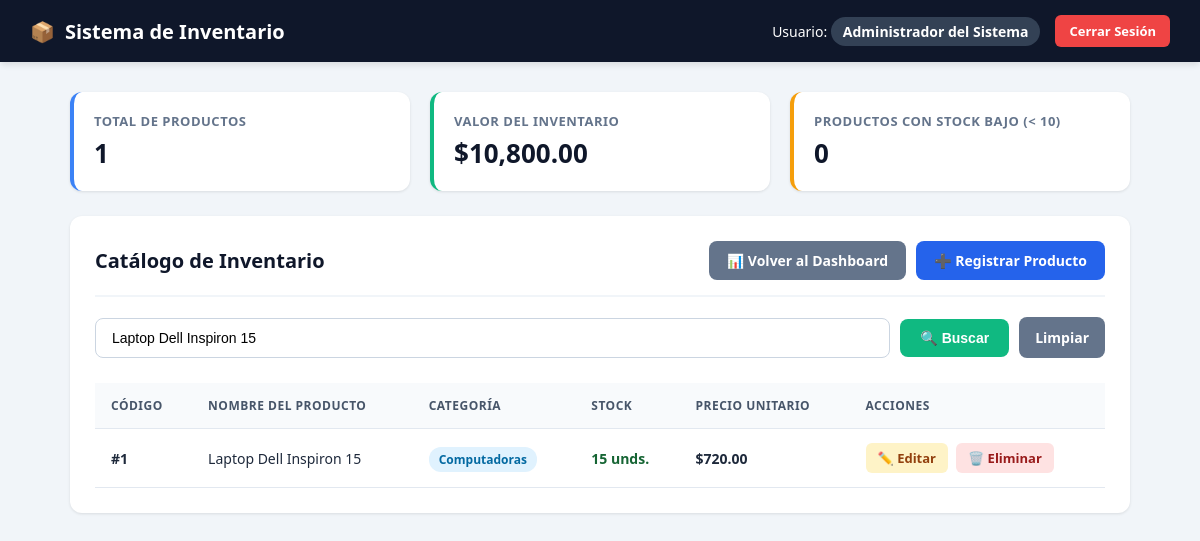
The app's page /inventario.php?buscar=Laptop Dell Inspiron 15 (signed in) with its own data.
### tables this page shows
CREATE TABLE IF NOT EXISTS productos (
id INT AUTO_INCREMENT PRIMARY KEY,
nombre_producto VARCHAR(100) NOT NULL,
categoria_id INT NOT NULL,
stock INT NOT NULL,
precio DECIMAL(10, 2) NOT NULL,
FOREIGN KEY (categoria_id) REFERENCES categorias(id)
);

CREATE TABLE IF NOT EXISTS categorias (
id INT AUTO_INCREMENT PRIMARY KEY,
nombre_categoria VARCHAR(50) NOT NULL UNIQUE
);

### inventario.php (the view, shortened to what this page needs)
<?php
require_once 'conexion.php';
$busqueda = trim($_GET['buscar'] ?? '');
if ($busqueda !== '') {
    $sql = "SELECT p.id, p.nombre_producto, c.nombre_categoria, p.stock, p.precio
            FROM productos p
            INNER JOIN categorias c ON p.categoria_id = c.id
            WHERE p.nombre_producto LIKE ? OR c.nombre_categoria LIKE ?
            ORDER BY p.id ASC";
    $stmt = $conn->prepare($sql);
    $param_busqueda = "%" . $busqueda . "%";
    $stmt->bind_param("ss", $param_busqueda, $param_busqueda);
    $stmt->execute();
    $resultado = $stmt->get_result();
} else {
    $sql = "SELECT p.id, p.nombre_producto, c.nombre_categoria, p.stock, p.precio
            FROM productos p
            INNER JOIN categorias c ON p.categoria_id = c.id
            ORDER BY p.id ASC";
    $resultado = $conn->query($sql);
}
$total_productos = 0;
$valor_total = 0;
$stock_bajo_count = 0;
$productos_data = [];
if ($resultado && $resultado->num_rows > 0) {
    while ($row = $resultado->fetch_assoc()) {
        $productos_data[] = $row;
        $total_productos++;
        $valor_total += ($row['precio'] * $row['stock']);
    }
}
?>
<!DOCTYPE html>
<html lang="es">
<head>
</head>
<body>
<nav class="navbar">
    <div class="navbar-brand">
        <span>📦</span> Sistema de Inventario
    </div>
    <div class="user-info">
        <span>Usuario: <span class="user-badge"><?php echo htmlspecialchars($_SESSION['nombre'] ?? 'Usuario'); ?></span></span>
        <a href="logout.php" class="btn-salir">Cerrar Sesión</a>
    </div>
</nav>
<div class="container">
    <div class="stats-grid">
        <div class="stat-card">
            <div class="stat-title">Total de Productos</div>
            <div class="stat-value"><?php echo $total_productos; ?></div>
        </div>
        <div class="stat-card success">
            <div class="stat-title">Valor del Inventario</div>
            <div class="stat-value">$<?php echo number_format($valor_total, 2); ?></div>
        </div>
        <div class="stat-card alert">
            <div class="stat-title">Productos con Stock Bajo (&lt; 10)</div>
            <div class="stat-value"><?php echo $stock_bajo_count; ?></div>
        </div>
    </div>
    <div class="main-card">
        <div class="header-actions">
            <h2>Catálogo de Inventario</h2>
            <div style="display: flex; gap: 10px; align-items: center; flex-wrap: wrap;">
                <a href="dashboard.php" class="btn-dashboard">📊 Volver al Dashboard</a>
                <a href="nuevo_producto.php" class="btn-nuevo">➕ Registrar Producto</a>
            </div>
        </div>
        <form method="GET" action="inventario.php" class="search-form">
            <div class="search-box">
                <input type="text"
                       name="buscar"
                       placeholder="Buscar por nombre de producto o categoría..."
                       value="<?php echo htmlspecialchars($busqueda); ?>"
                       autocomplete="off">
                <button type="submit" class="btn-search">🔍 Buscar</button>
                <?php if ($busqueda !== ''): ?>
                    <a href="inventario.php" class="btn-clear">Limpiar</a>
                <?php endif; ?>
            </div>
        </form>
        <table>
            <thead>
                <tr>
                    <th>Código</th>
                    <th>Nombre del Producto</th>
                    <th>Categoría</th>
                    <th>Stock</th>
                    <th>Precio Unitario</th>
                    <th>Acciones</th>
                </tr>
            </thead>
            <tbody>
                <?php if (count($productos_data) > 0): ?>
                    <?php foreach ($productos_data as $fila): ?>
                        <tr>
                            <td><strong>#<?php echo htmlspecialchars($fila['id']); ?></strong></td>
                            <td><?php echo htmlspecialchars($fila['nombre_producto']); ?></td>
                            <td><span class="badge-category"><?php echo htmlspecialchars($fila['nombre_categoria']); ?></span></td>
                            <td>
                                <?php if ($fila['stock'] < 10): ?>
                                    <span class="stock-bajo">⚠️ <?php echo $fila['stock']; ?> unds.</span>
                                <?php else: ?>
                                    <span class="stock-ok"><?php echo $fila['stock']; ?> unds.</span>
                                <?php endif; ?>
                            </td>
                            <td><strong>$<?php echo number_format($fila['precio'], 2); ?></strong></td>
                            <td>
                                <div class="action-buttons">
                                    <a href="editar_producto.php?id=<?php echo $fila['id']; ?>" class="btn-editar">✏️ Editar</a>
                                    <a href="eliminar_producto.php?id=<?php echo $fila['id']; ?>"
                                       class="btn-eliminar"
                                       onclick="return confirm('¿Estás seguro de eliminar el producto: <?php echo htmlspecialchars($fila['nombre_producto'], ENT_QUOTES); ?>?');">
                                       🗑️ Eliminar
                                    </a>
                                </div>
                            </td>
                        </tr>
                    <?php endforeach; ?>
                <?php endif; ?>
            </tbody>
        </table>
    </div>
</div>
</body>
</html>

### inventario.php (style rules this page uses)
* { box-sizing: border-box; }
body { font-family: 'Segoe UI', system-ui, -apple-system, sans-serif; background-color: #f1f5f9; margin: 0; padding: 0; color: #1e293b; }
.navbar { background-color: #0f172a; color: white; padding: 15px 30px; display: flex; justify-content: space-between; align-items: center; box-shadow: 0 4px 6px -1px rgba(0, 0, 0, 0.1); }
.navbar-brand { font-size: 20px; font-weight: 700; display: flex; align-items: center; gap: 10px; }
.user-info { display: flex; align-items: center; gap: 15px; font-size: 14px; }
.user-badge { background: #334155; padding: 5px 12px; border-radius: 20px; font-weight: 600; }
.btn-salir { background-color: #ef4444; color: white; text-decoration: none; padding: 7px 14px; border-radius: 6px; font-weight: 600; font-size: 13px; transition: background-color 0.2s; }
.container { max-width: 1100px; margin: 30px auto; padding: 0 20px; }
.stats-grid { display: grid; grid-template-columns: repeat(auto-fit, minmax(240px, 1fr)); gap: 20px; margin-bottom: 25px; }
.stat-card { background: white; padding: 20px; border-radius: 12px; box-shadow: 0 1px 3px rgba(0,0,0,0.1); border-left: 4px solid #3b82f6; }
.stat-card.alert { border-left-color: #f59e0b; }
.stat-card.success { border-left-color: #10b981; }
.stat-title { font-size: 13px; color: #64748b; text-transform: uppercase; font-weight: 700; letter-spacing: 0.5px; }
.stat-value { font-size: 26px; font-weight: 700; color: #0f172a; margin-top: 5px; }
.main-card { background: white; border-radius: 12px; box-shadow: 0 1px 3px rgba(0,0,0,0.1); padding: 25px; }
.header-actions { display: flex; justify-content: space-between; align-items: center; border-bottom: 2px solid #f1f5f9; padding-bottom: 15px; margin-bottom: 20px; flex-wrap: wrap; gap: 15px; }
.header-actions h2 { margin: 0; font-size: 20px; color: #0f172a; }
.btn-dashboard { background-color: #64748b; color: white; text-decoration: none; padding: 10px 18px; border-radius: 8px; font-weight: 600; font-size: 14px; display: inline-flex; align-items: center; gap: 6px; transition: background-color 0.2s; }
.btn-nuevo { background-color: #2563eb; color: white; text-decoration: none; padding: 10px 18px; border-radius: 8px; font-weight: 600; font-size: 14px; display: inline-flex; align-items: center; gap: 6px; transition: background-color 0.2s; }
.search-form { margin-bottom: 25px; }
.search-box { display: flex; gap: 10px; align-items: center; }
.search-box input[type="text"] { flex: 1; padding: 11px 16px; border: 1px solid #cbd5e1; border-radius: 8px; font-size: 14px; outline: none; transition: all 0.2s; }
.btn-search { background-color: #10b981; color: white; border: none; padding: 11px 20px; border-radius: 8px; font-weight: 600; font-size: 14px; cursor: pointer; transition: background-color 0.2s; }
.btn-clear { background-color: #64748b; color: white; text-decoration: none; padding: 11px 16px; border-radius: 8px; font-weight: 600; font-size: 14px; transition: background-color 0.2s; }
table { width: 100%; border-collapse: collapse; margin-top: 10px; font-size: 14px; }
th, td { padding: 14px 16px; text-align: left; border-bottom: 1px solid #e2e8f0; }
th { background-color: #f8fafc; color: #475569; font-weight: 700; text-transform: uppercase; font-size: 12px; letter-spacing: 0.5px; }
.badge-category { background-color: #e0f2fe; color: #0369a1; padding: 4px 10px; border-radius: 12px; font-size: 12px; font-weight: 600; }
.stock-ok { color: #166534; font-weight: 600; }
.action-buttons { display: flex; gap: 8px; align-items: center; }
.btn-editar { background-color: #fef3c7; color: #92400e; padding: 6px 12px; text-decoration: none; border-radius: 6px; font-size: 13px; font-weight: 600; transition: all 0.2s; }
.btn-eliminar { background-color: #fee2e2; color: #991b1b; padding: 6px 12px; text-decoration: none; border-radius: 6px; font-size: 13px; font-weight: 600; transition: all 0.2s; }

### records on screen
productos: id "1", nombre_producto "Laptop Dell Inspiron 15", categoria.nombre_categoria "Computadoras", stock "15", precio "720.00"

### other values on screen
$_SESSION['nombre'] "Administrador del Sistema"
$total_productos "1"
$valor_total "10,800.00"
$stock_bajo_count "0"
